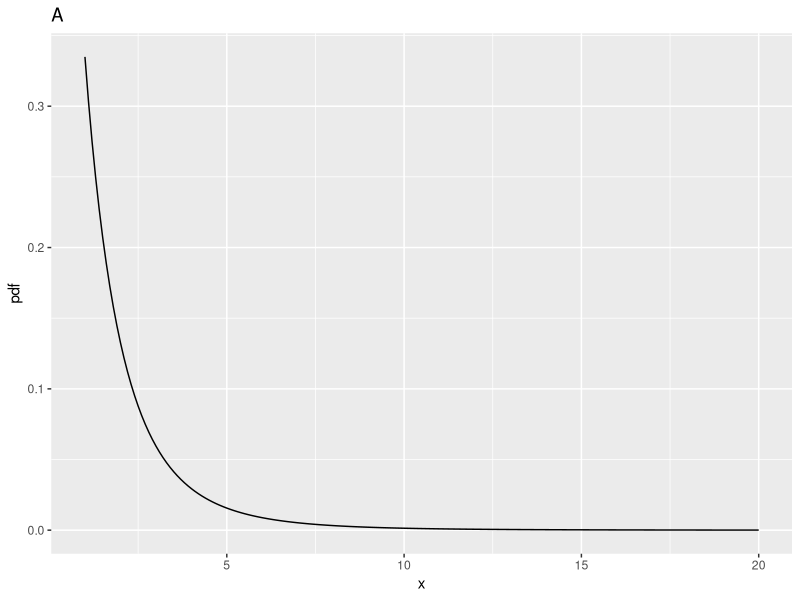
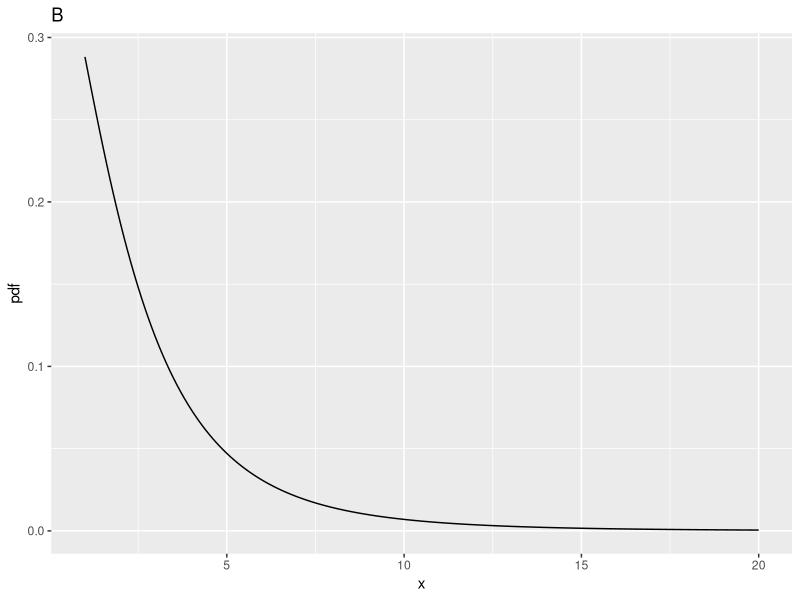
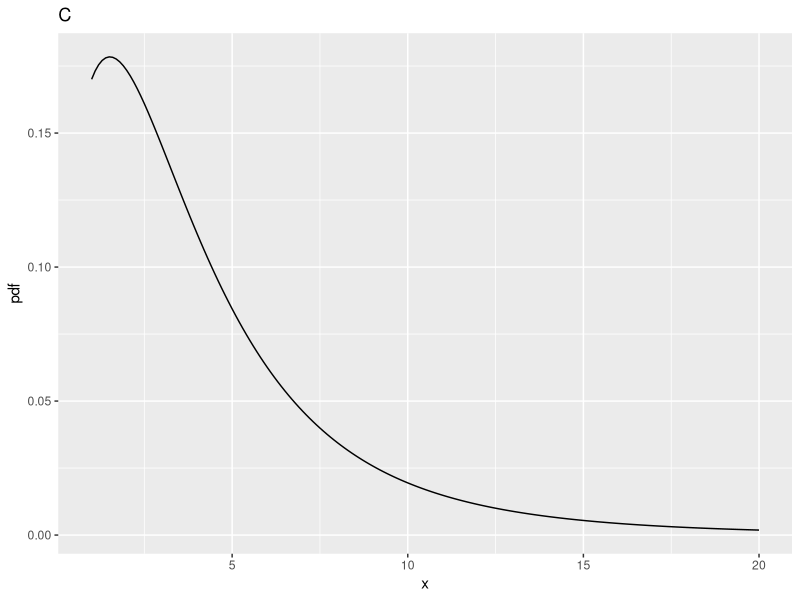
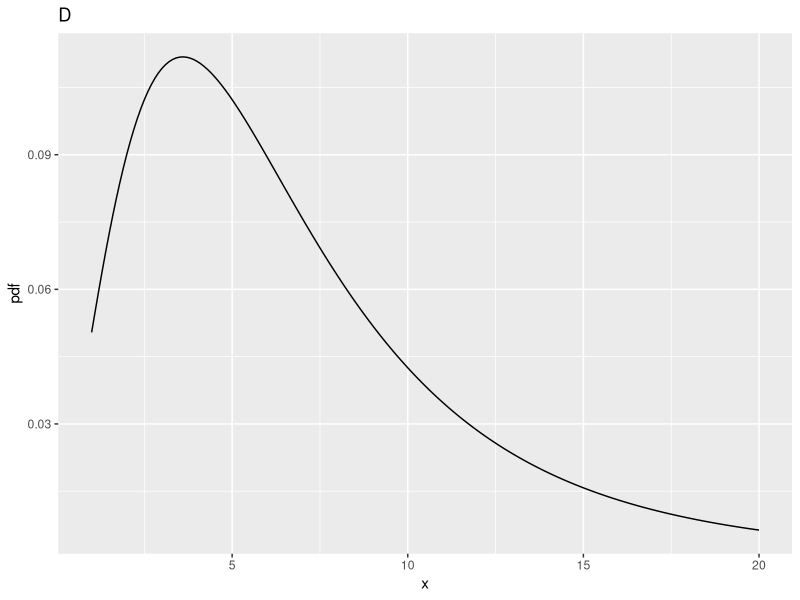
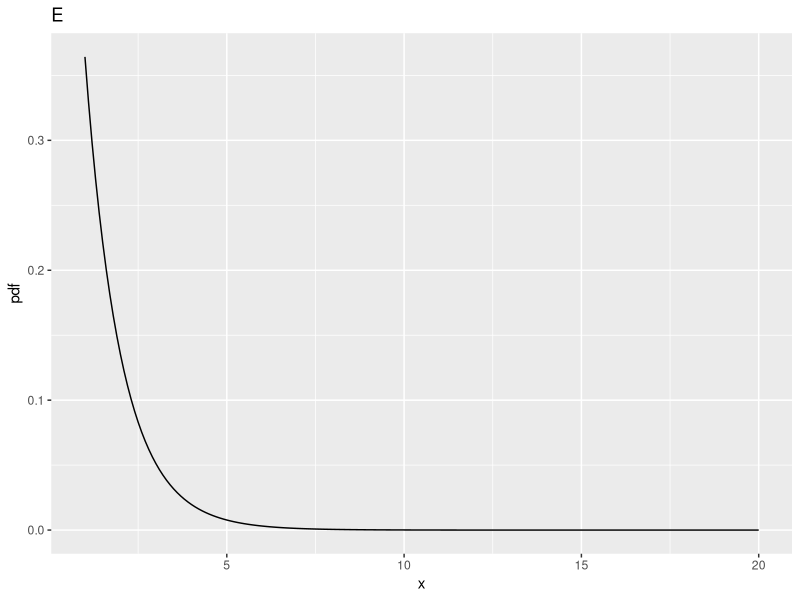
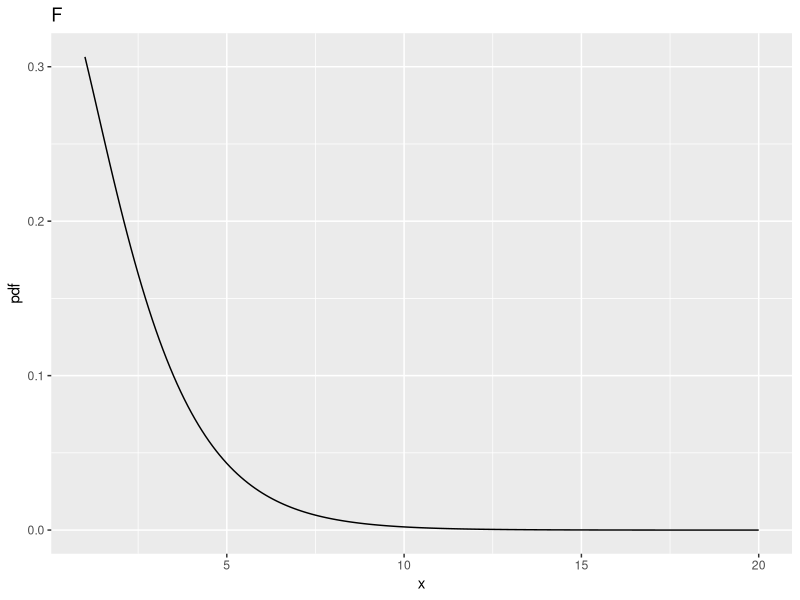
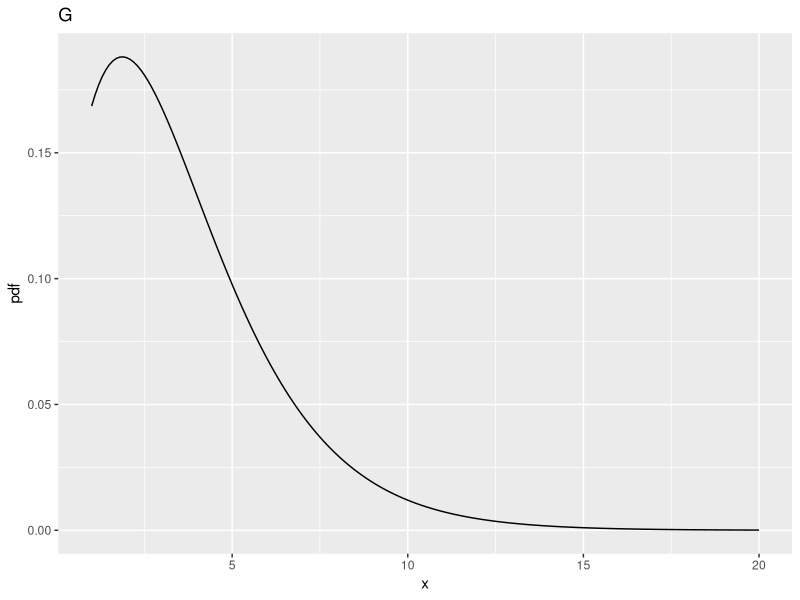
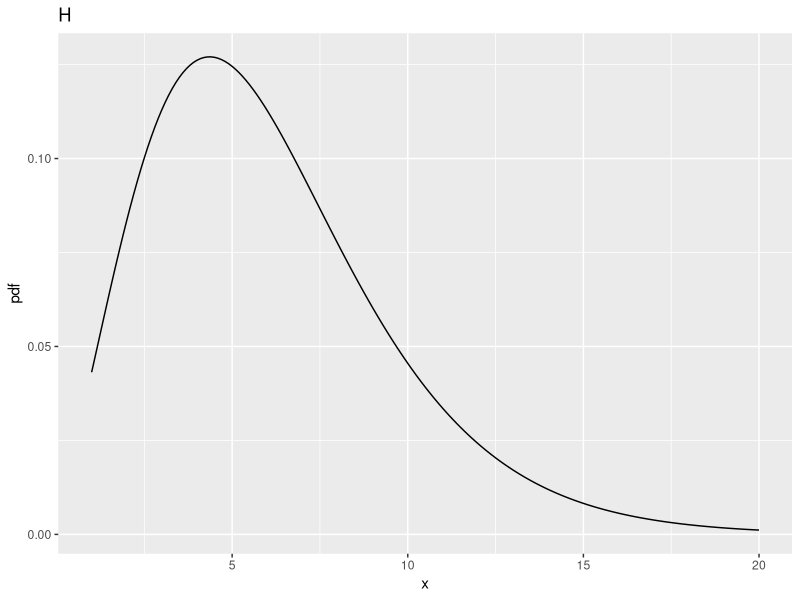

Write the R code that produced these figures, in order.
## ---- chunk 1
knitr::opts_chunk$set(
  collapse = TRUE,
  comment = "#>"
)
library(ggplot2)
## ---- chunk 2
ndf <- 2;ddf <- 10;ncp <- c(0,2,5,10)
fCrit <- qf(0.95, ndf,ddf)
cat("critical value of x for rejecting NH is ", fCrit,"\n")
x <- seq(1, 20, 0.1)
myLabel <- c("A", "B", "C", "D")
myLabelIndx <- 1
for (i in 1:length(ncp))
{
  y <- df(x,ndf,ddf,ncp=ncp[i])
  cat("ndf = ", ndf, ", ddf = ", ddf, ", ncp = ", ncp[i], ", prob > fCrit = ", 
      1-pf(fCrit, ndf, ddf, ncp = ncp[i]), "\n")
}  
for (i in 1:length(ncp))
{
  y <- df(x,ndf,ddf,ncp=ncp[i])
  curveData <- data.frame(x = x, pdf = y)
  curvePlot <- ggplot(data = curveData, mapping = aes(x = x, y = pdf)) + 
    geom_line() +
    ggtitle(myLabel[myLabelIndx]);myLabelIndx <- myLabelIndx + 1
  print(curvePlot)
}
fCrit_2_10 <- fCrit
## ---- chunk 3
ndf <- 2;ddf <- 100
fCrit <- qf(0.95, ndf,ddf)
cat("critical value of x for rejecting NH is ", fCrit,"\n")
x <- seq(1, 20, 0.1)
myLabel <- c("E", "F", "G", "H")
myLabelIndx <- 1
for (i in 1:length(ncp))
{
  y <- df(x,ndf,ddf,ncp=ncp[i])
  cat("ndf = ", ndf, ", ddf = ", ddf, ", ncp = ", ncp[i], ", prob > fCrit = ", 
      1-pf(fCrit, ndf, ddf, ncp = ncp[i]), "\n")
}  
for (i in 1:length(ncp))
{
  y <- df(x,ndf,ddf,ncp=ncp[i])
  curveData <- data.frame(x = x, pdf = y)
  curvePlot <- ggplot(data = curveData, mapping = aes(x = x, y = pdf)) + 
    geom_line() +
    ggtitle(myLabel[myLabelIndx]);myLabelIndx <- myLabelIndx + 1
  print(curvePlot)
}
fCrit_2_100 <- fCrit
## ---- chunk 4
ndf <- 1;ddf <- 100
fCrit <- qf(0.95, ndf,ddf)
cat("critical value of x for rejecting NH is ", fCrit,"\n")
x <- seq(1, 20, 0.1)
myLabel <- c("I <- ", "J", "K", "L")
for (i in 1:length(ncp))
{
  y <- df(x,ndf,ddf,ncp=ncp[i])
  cat("ndf = ", ndf, ", ddf = ", ddf, ", ncp = ", ncp[i], ", prob > fCrit = ", 
      1-pf(fCrit, ndf, ddf, ncp = ncp[i]), "\n")
}  
myLabelIndx <- 1
for (i in 1:length(ncp))
{
  y <- df(x,ndf,ddf,ncp=ncp[i])
  curveData <- data.frame(x = x, pdf = y)
  curvePlot <- ggplot(data = curveData, mapping = aes(x = x, y = pdf)) + 
    geom_line() +
    ggtitle(myLabel[myLabelIndx]);myLabelIndx <- myLabelIndx + 1
  print(curvePlot)
}
fCrit_1_100 <- fCrit
